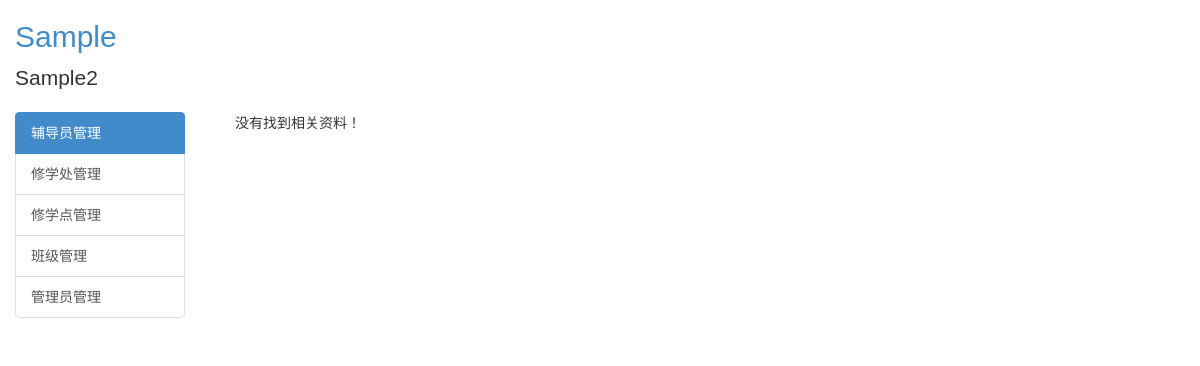
/training/list/1 (signed in), run on an earlier commit of the app's database.
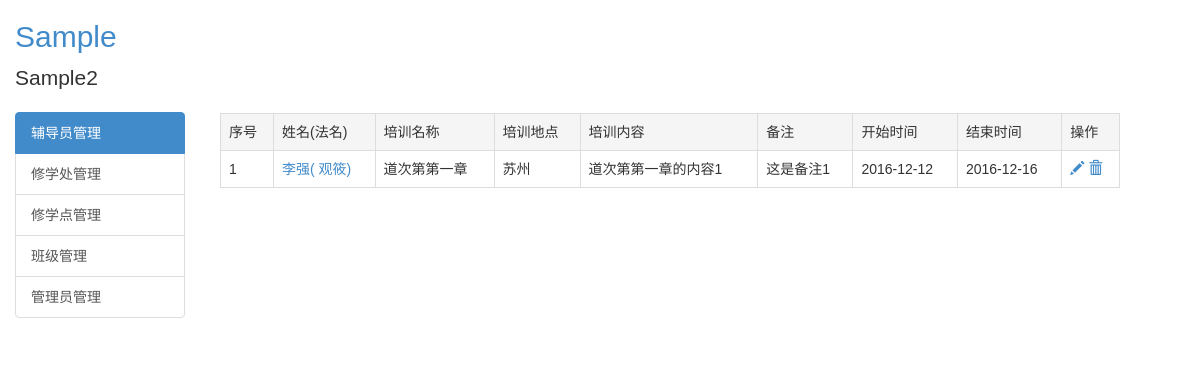
And on a later commit of the database.
### putidms/models/counselor.py (models this page shows, shortened)
class TrainingRecord(db.Model):
    __tablename__ = 'training_records'
    id = db.Column(db.Integer, primary_key=True, autoincrement=True)
    name = db.Column(db.String(255), nullable=False)
    location = db.Column(db.String(255), nullable=False)
    content = db.Column(db.Text)
    remark = db.Column(db.Text)
    from_date = db.Column(db.Date)
    to_date = db.Column(db.Date)
    counselor_id = db.Column(db.Integer, db.ForeignKey('counselors.id'))
    update_user = db.Column(db.Integer)
    create_time = db.Column(db.DateTime, default=datetime.utcnow)
    update_time = db.Column(db.DateTime, default=datetime.utcnow)

class Counselor(db.Model):
    __tablename__ = 'counselors'
    id = db.Column(db.Integer, primary_key=True, autoincrement=True)
    username = db.Column(db.String(100), nullable=False, index=True)
    religiousname = db.Column(db.String(100))
    gender = db.Column(db.String(50))
    birthday = db.Column(db.Date)
    mobile = db.Column(db.String(50))
    email = db.Column(db.String(100))
    class_id = db.Column(db.Integer, db.ForeignKey('classes.id'))
    duty_id = db.Column(db.Integer, db.ForeignKey('duties.id'))  # 岗位
    is_delete = db.Column(db.Integer, default=0)
    create_user = db.Column(db.Integer)
    create_time = db.Column(db.DateTime, default=datetime.utcnow)
    update_user = db.Column(db.Integer)
    update_time = db.Column(db.DateTime, default=datetime.utcnow)
    lead_class_records = db.relationship('LeadClassRecord', backref='counselor', lazy='dynamic')
    training_records = db.relationship('TrainingRecord', backref='counselor', lazy='dynamic')
    evaluation_records = db.relationship('EvaluationRecord', backref='counselor', lazy='dynamic')

### putidms/main/views.py (the view)
@mod.route('/training/list/<int:cid>')
@login_required
def training_list(cid):
    records = TrainingRecord.query.filter_by(counselor_id=cid).order_by(TrainingRecord.update_time.desc()).all()
    return render_template('main/training_list.html', records=records)

### putidms/models/user.py (called while the page is built)
@login_manager.user_loader
def load_user(user_id):
    return User.query.get(int(user_id))

### putidms/templates/main/training_list.html (shortened to what this page needs)
{% extends 'base.html' %}
{% block content %}
    <div class="row">
        <div class="col-md-12">
            {% if records %}
                <div class="row">
                    <table class="table table-bordered">
                        <tr class="active">
                            <td>序号</td>
                            <td>姓名(法名)</td>
                            <td>培训名称</td>
                            <td>培训地点</td>
                            <td>培训内容</td>
                            <td>备注</td>
                            <td>开始时间</td>
                            <td>结束时间</td>
                            <td>操作</td>
                        </tr>
                        {% for r in records %}
                            <tr>
                                <td>{{ loop.index }}</td>
                                <td>
                                    <a href="{{ url_for('main.counselor_search',cid=r.counselor_id) }}">
                                        {{ r.counselor.username }}{% if r.counselor.religiousname %}(
                                            {{ r.counselor.religiousname }}){% endif %}
                                    </a>
                                </td>
                                <td>{{ r.name }}</td>
                                <td>{{ r.location }}</td>
                                <td>{{ r.content }}</td>
                                <td>{{ r.remark }}</td>
                                <td>{{ r.from_date }}</td>
                                <td>{{ r.to_date }}</td>
                                <td>
                                    <a href="{{ url_for('main.training_edit',id=r.id) }}" title="编辑">
                                        <span class="glyphicon glyphicon-pencil"></span>
                                    </a>
                                    <a href="javascript:void(0);" title="删除"
                                       onclick="confirm_delete('{{ url_for("main.training_delete",id=r.id) }}');">
                                        <span class="glyphicon glyphicon-trash"></span>
                                    </a>
                                </td>
                            </tr>
                        {% endfor %}
                    </table>
                </div>
            {% else %}
                <div class="row">
                    <div class="col-md-12">
                        没有找到相关资料！
                    </div>
                </div>
            {% endif %}
        </div>
    </div>
{% endblock %}

### putidms/templates/base.html (shortened to what this page needs)
<!DOCTYPE html>
<html lang="en">
<head>
    {% block css %}
        <link href="{{ url_for('static', filename='bootstrap/css/bootstrap.min.css') }}" rel="stylesheet"
              type="text/css"/>
        <link href="{{ url_for('static', filename='css/common.css') }}" rel="stylesheet" type="text/css"/>
        <link href="{{ url_for('static', filename='css/jquery-confirm.min.css') }}" rel="stylesheet" type="text/css"/>
    {% endblock %}
</head>
<body>
<header>
    <div class='header-top'>
        <div class="container-fluid">
            <h2 class="putidms-title"><a href="{{ url_for('main.index') }}">Sample</a></h2>
            <p class="lead signature">Sample2</p>
        </div>
    </div>
</header>
<div class="container-fluid">
    <div class="row" id="content2">
        <div class="col-md-2">
            {% block sidebar %}
                <div class="list-group">
                    <a href="{{ url_for('main.counselor_list') }}" class="list-group-item active">辅导员管理</a>
                    <a href="{{ url_for('admin.division_list') }}" class="list-group-item">修学处管理</a>
                    <a href="{{ url_for('admin.department_list') }}" class="list-group-item">修学点管理</a>
                    <a href="{{ url_for('admin.class_list') }}" class="list-group-item">班级管理</a>
                    <a href="{{ url_for('auth.user_list') }}" class="list-group-item">管理员管理</a>
                </div>
            {% endblock %}
        </div>
        <div class="col-md-9" style="margin-left: 20px;">
            <div class="row">
                <div class="col-md-12">
                </div>
            </div>
            <div class="row">
                <div class="col-md-12">
                    {% block content %}{% endblock %}
                </div>
            </div>
        </div>
    </div>
</div>
</body>
</html>

### putidms/static/css/common.css (style rules this page uses)
.putidms-title a { text-decoration: none; }

What changed in the data, as far as the page shows it:
added TrainingRecord: counselor.username "李强", counselor.religiousname "观筱", name "道次第第一章", location "苏州", content "道次第第一章的内容1", remark "这是备注1", from_date "2016-12-12", to_date "2016-12-16"
Also different on the page:
text no longer shown: "没有找到相关资料！"
text now shown: "序号 姓名(法名) 培训名称 培训地点 培训内容 备注 开始时间 结束时间 操作"
